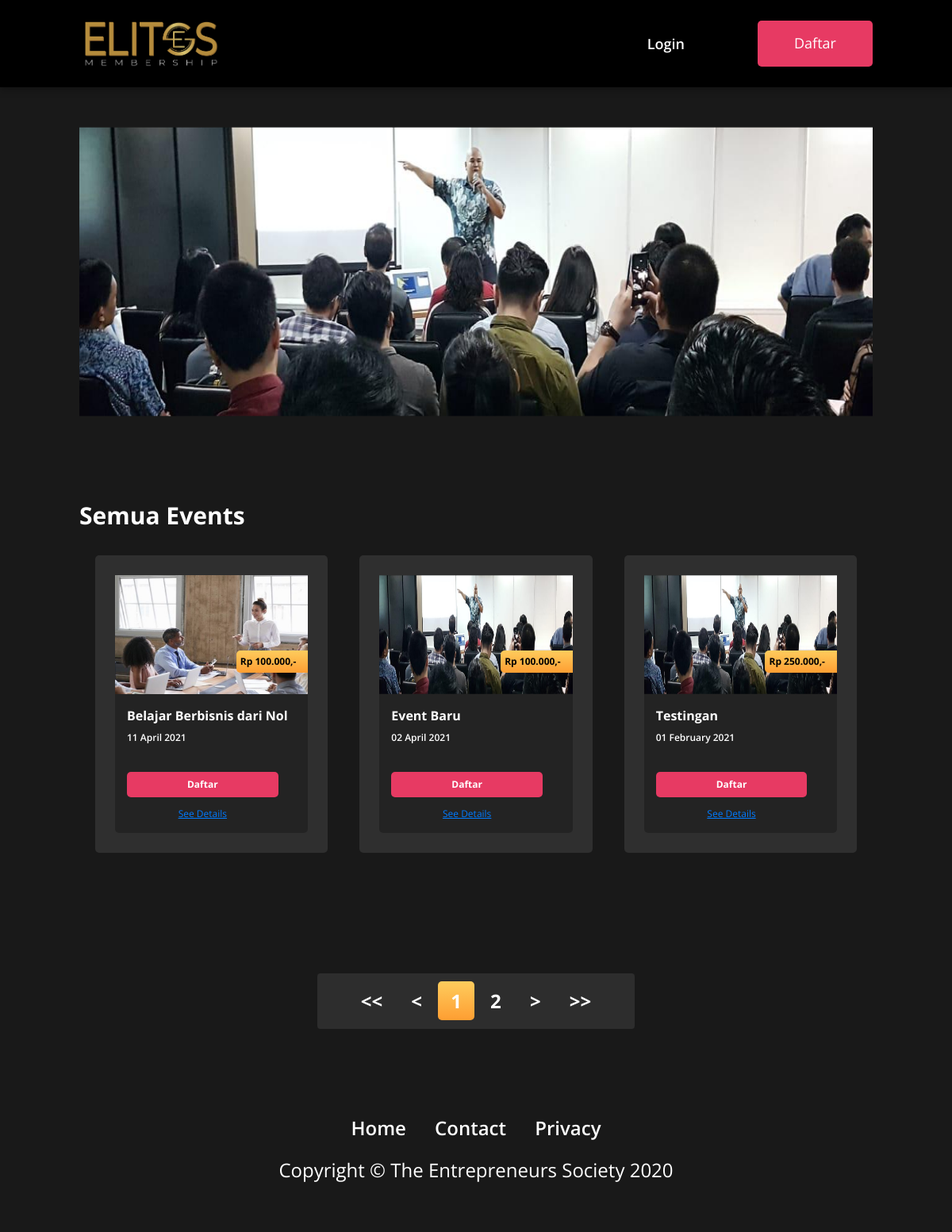
The page /?hal=event on the database its author committed.
### tables this page shows
CREATE TABLE `info` (
  `id_info` int(11) NOT NULL,
  `jenis_info` varchar(50) NOT NULL,
  `deskripsi` text NOT NULL,
  `tgl_info` date NOT NULL,
  `foto_info` varchar(100) NOT NULL,
  `id_user` int(15) NOT NULL
);

CREATE TABLE `event` (
  `id_event` int(11) NOT NULL,
  `nama_event` varchar(50) NOT NULL,
  `tanggal_post` date NOT NULL,
  `deskripsi` text NOT NULL,
  `foto_event` varchar(100) NOT NULL,
  `id_user` int(15) DEFAULT NULL,
  `lokasi` text NOT NULL,
  `venue` varchar(50) NOT NULL,
  `waktu` datetime NOT NULL,
  `harga_event` double NOT NULL,
  `kuota` int(11) NOT NULL,
  `keterangan` varchar(25) NOT NULL
);

### fungsional/data/isiData.php (called while the page is built, shortened)
<?php
    class isiData extends konfigurasi
    {
        public function hitungData($q)
        {
            $hitung = mysqli_num_rows($q);
            return $hitung;
        }
        public function eksekusiSQL($sqlnya)
        {
            $sambungannya=parent::sambungkan();
            $que = mysqli_query($sambungannya, $sqlnya);
            return $que;
        }
    }
?>

### fungsional/data/konfigurasi.php (called while the page is built, shortened)
<?php
    class konfigurasi
    {
        function sambungkan()
        {
            include './fungsional/data/koneksi.php';
            $sambungan = mysqli_connect($server, $username, $password, $database);
            if ($sambungan)
            {
                return $sambungan;
            }
            else
            {
                echo
                "
                    <h1>Gagal Konek database</h1>
                ";
            }
        }
    }
?>

### fungsional/data/fungsional.php (called while the page is built, shortened)
<?php
    function formatRupiah($angka)
    {
        $isi = number_format($angka, 0, ".", ".");
        return $isi;
    }
?>

### fungsional/halm/event.php (the view, shortened to what this page needs)
<link rel="stylesheet" href="./css/event.css">
<?php
    include './fungsional/konfig/header.php';
    $event = $crud->eksekusiSQl("SELECT *FROM info
                                        WHERE jenis_info='Event'
                                        ");
    foreach ($event as $ev)
    {
      $foto  = $ev['foto_info'];
      $tujuanHeader = "./foto/$foto";
    }
?>
<section id="banner">
        <div class="container">
            <img  class="top-banner" src=" <?php echo $tujuanHeader; ?>" />
        </div>
</section>
<section id="all-events">
        <div class="container">
            <h1 class="status-title">Semua Events</h1>
            <div class="row row-cols-3">
            <?php
                $limit = 3;
                $page = isset($_GET["page"]) ? (int)$_GET["page"] : 1;
                $mulai = ($page>1) ? ($page * $limit) - $limit : 0;
                $perintah = $crud->eksekusiSQl("SELECT *FROM event
                                                ORDER BY id_event DESC LIMIT $mulai, $limit");
                $hitung   = $crud->hitungData($perintah);
                if ($hitung==0)
                {
                    pesanKosong();
                }
                else
                {
                    foreach($perintah as $a)
                    {
                        $nama = $a['nama_event'];
                        $foto = $a['foto_event'];
                        $idev = $a['id_event'];
                        $harga = $a['harga_event'];
                        $biaya= "Rp ".formatRupiah($harga).",-";
                        $waktu = $a['waktu'];
                        if ($foto=="Kosong")
                        {
                            $gambar = "'img/nofoto.png'";
                        }
                        else
                        {
                            $tujuan = "foto/event/$foto";
                        }
                        if (empty($userId))
                        {
                            $eAtr = "href='#' data-toggle='modal' class='btn modal-trigger-daftar'";
                        }
                        else
                        {
                            $eAtr = "href='?hal=event-info&k=$idev' class='btn'";
                        }
                        $acara = date('d F Y', strtotime($waktu));
                        echo
                        "
                        <div class='col'>
                            <div class='card card-all-event'>
                                <div class='inner-card'>
                                    <img src='$tujuan' alt='$nama' width='100%'>
                                    <div class='price-tag'>
                                        <p>$biaya</p>
                                    </div>
                                    <div class='card-body'>
                                        <h5 class='card-title'>$nama</h5>
                                        <p class='card-text hari'>$acara</p>
                                        <a $eAtr>Daftar</a>
                                        <a class='details' href='?hal=event-info&k=$idev'>See Details</a>
                                    </div>
                                </div>
                            </div>
                        </div>
                        ";
                    }
                }
            ?>
            </div>
        </div>
        <div class="container page">
            <div class="pagination">
            <?php
                if($page == 1)
                {
                    $link_prev = ($page > 1)? $page - 1 : 1;
                    echo
                    "
                    <a href='?hal=event&page=1'>&lt;&lt;</a>
                    <a href='?hal=event&page=$link_prev'>&lt;</a>
                    ";
                }
            ?>
            <?php
                $sql2 = $crud->eksekusiSQL("SELECT COUNT(*) AS jumlah FROM event");
                foreach ($sql2 as $s)
                {
                    $get_jumlah = $s['jumlah'];
                }
                $jumlah_page = ceil($get_jumlah / $limit);
                $jumlah_number = 3;
                $start_number = ($page > $jumlah_number)? $page - $jumlah_number : 1;
                $end_number = ($page < ($jumlah_page - $jumlah_number))? $page + $jumlah_number : $jumlah_page;
                for($i = $start_number; $i <= $end_number; $i++)
                {
                    $link_active = ($page == $i)? ' class="active"' : '';
                    echo
                    "
                    <a href='?hal=event&page=$i' $link_active>$i</a>
                    ";
                }
            ?>
            <?php
            if($page == $jumlah_page)
            {
                echo
                "
                <a class='disabled'>&gt;</a>
                <a class='disabled'>&gt;&gt;</a>
                ";
            }
            else
            {
               $link_next = $page + 1;
                echo
                "
                <a href='?hal=event&page=$link_next'>&gt;</a>
                <a href='?hal=event&page=$jumlah_page'>&gt;&gt;</a>
                ";
            }
            ?>
            </div>
        </div>
</section>
<?php
    include './fungsional/konfig/footer.php';
?>

### css/ev-design.css (style rules this page uses)
body { font-family: 'Open Sans', sans-serif; font-style: normal; color: #FFFFFF; }
.container { position: relative; top:110px; padding: 50px 100px; display: block; max-width: 1519px; margin: auto; background: rgba(0, 0, 0, 0.9); }
.card { background-color: #2f2f2f; border: unset; height: 330px; width: 300px; border-radius: 5px; margin-right: 20px; }
.card-title { font-weight: 600; font-size: 18px; line-height: 30px; }
.card .btn { position: absolute; bottom: 20px; width: 85%; font-weight: bold; font-size: 18px; color: white; background: #E73A63; border-radius: 5px; }
@media only screen and (max-width: 1400px) { .card { width: 250px; height: 310px; } }
@media only screen and (max-width: 1400px) { .card-body { padding: 15px; } }
@media only screen and (max-width: 1300px) { .card { width: 230px; height: 300px; } }
@media only screen and (max-width: 1300px) { .card .btn { font-size: 14px; width: 83%; } }
@media only screen and (max-width: 1300px) { .card-body { padding: 15px; } }
@media only screen and (max-width: 1200px) { .card { width: 175px; height: 250px; } }
@media only screen and (max-width: 1200px) { .card-title { font-size: 14px; } }
@media only screen and (max-width: 1200px) { .card .btn { font-size: 12px; } }
.inner-card { background-color:rgba(0, 0, 0, 0.25); border-radius: 5px; height: 500px; }
.price-tag { position: absolute; top:190px; right: 40px; padding: 5px; background: linear-gradient(180deg, #FECC5D 0%, #FE9E32 100%); border-radius: 5px 0px 0px 5px; color: black; }
.price-tag p { margin-bottom: 0px; font-weight: bold; font-size: 16px; }
.card-body { padding-bottom: 25px; }
.card-body .hari { font-weight: 600; font-size: 14px; line-height: 30px; }
@media only screen and (max-width: 1400px) { .price-tag { top: 180px; } }
@media only screen and (max-width: 1400px) { .inner-card { height: 470px; } }
@media only screen and (max-width: 1300px) { .inner-card { height: 450px; } }
@media only screen and (max-width: 1300px) { .price-tag p { font-size: 14px; } }
@media only screen and (max-width: 1200px) { .price-tag { top: 120px; right: 25px; } }
@media only screen and (max-width: 1200px) { .price-tag p { font-size: 10px; } }
@media only screen and (max-width: 1200px) { .inner-card { height: 370px; } }

### rows shown on the page
info: foto_info (picture)
event: foto_event (picture), harga_event "Rp 100.000,-", nama_event "Belajar Berbisnis dari Nol", waktu "11 April 2021"
event: foto_event (picture), harga_event "Rp 100.000,-", nama_event "Event Baru", waktu "02 April 2021"
event: foto_event (picture), harga_event "Rp 250.000,-", nama_event "Testingan", waktu "01 February 2021"
